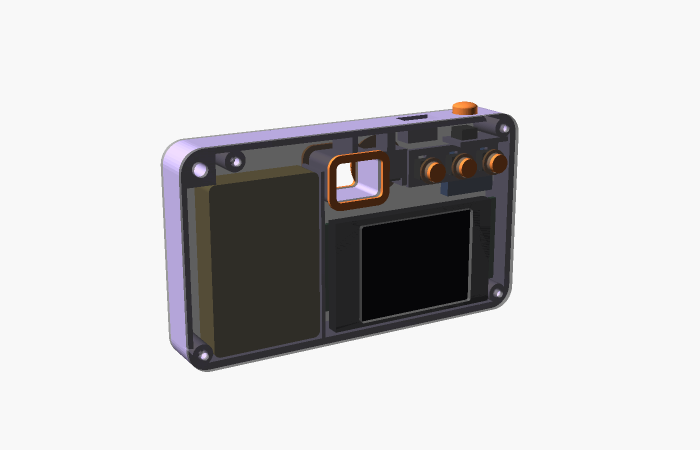
#> input picture cad/renders/back.png, 1400 x 900 px, given in place of DSC_0013.JPG, which was not available (shown at 1/2 size)
$ python screen_compare.py
#> lines starting #> are read from the running program, lines starting #| are printed output that depends on the picture; pictures that were not available may be replaced by others from this repository, and a replacement may not be noted
#> in main, photo is the input picture: PIL image 1400x900 RGB; mean R, G, B 204, 202.9, 203.6
"""Draw the back of camera 1 to scale with each screen option, showing a real 4:3 photo
the way the camera would display it (whole photo, black bars where the shapes differ).

    python3 screen_compare.py [photo.jpg]   ->  renders/screen-compare.png

Body layout and sizes match instantsnap_body.scad. Screen sizes are Waveshare's published
module and active-area dimensions (landscape); generic modules differ slightly.
"""

import os
import sys

from PIL import Image, ImageDraw, ImageFont

HERE = os.path.dirname(os.path.abspath(__file__))
PHOTO = sys.argv[1] if len(sys.argv) > 1 else os.path.join(HERE, "..", "host", "cache", "DSC_0013.JPG")
OUT = os.path.join(HERE, "renders", "screen-compare.png")

S = 6                     # pixels per mm
W, H, R, WALL = 116, 66, 7, 2.2
PANEL_W, PANEL_H = int(W * S) + 80, int(H * S) + 190

# name, pixels (landscape), module size mm, active area mm, verdict
SCREENS = [
    ("1.14 in", (240, 135), (35.0, 32.0), (24.91, 14.86), "fits"),
    ("1.69 in", (280, 240), (39.0, 31.5), (32.63, 27.97), "fits"),
    ("2.0 in", (320, 240), (58.0, 35.0), (40.80, 30.60), "recommended"),
    ("2.4 in", (320, 240), (70.5, 43.3), (48.96, 36.72), "too big"),
]

BOARD_CX = 46 + 67 / 2    # screen centred over the board, as in the model
SCREEN_Y0 = 3.0

FONT = "/System/Library/Fonts/Helvetica.ttc"


def font(size, bold=False):
    try:
        return ImageFont.truetype(FONT, size, index=1 if bold else 0)
    except OSError:
        return ImageFont.load_default()


def to_px(ox, oy, x, y):
    """Back-view mm (origin bottom-left, y up) to image pixels."""
    return ox + x * S, oy + (H - y) * S


def rect(draw, ox, oy, x, y, w, h, **kw):
    x0, y1 = to_px(ox, oy, x, y)
    x1, y0 = to_px(ox, oy, x + w, y + h)
    r = kw.pop("r", 0)
    draw.rounded_rectangle([x0, y0, x1, y1], radius=r * S, **kw)


def circle(draw, ox, oy, cx, cy, d, **kw):
    x, y = to_px(ox, oy, cx, cy)
    draw.ellipse([x - d * S / 2, y - d * S / 2, x + d * S / 2, y + d * S / 2], **kw)


def fit(photo_size, box):
    pw, ph = photo_size
    bw, bh = box
    k = min(bw / pw, bh / ph)
    return pw * k, ph * k


def panel(photo, spec):
    name, px, module, active, verdict = spec
    img = Image.new("RGBA", (PANEL_W, PANEL_H), (246, 243, 238, 255))
    layer = Image.new("RGBA", img.size, (0, 0, 0, 0))
#> layer: PIL image 776x586 RGBA; every value is 0
    d = ImageDraw.Draw(layer)
    ox, oy = 40, 70

    # top-edge controls stand above the body
    rect(d, ox, oy, 96, H - 0.5, 8, 2.6, r=1.3, fill=(255, 138, 61, 255))           # shutter
    rect(d, ox, oy, 79, H - 0.6, 6, 1.2, r=0.4, fill=(70, 70, 80, 255))             # power switch

    # body: lilac frame seen around the clear back plate
    rect(d, ox, oy, 0, 0, W, H, r=R, fill=(201, 184, 242, 255))
    rect(d, ox, oy, WALL, WALL, W - 2 * WALL, H - 2 * WALL, r=R - WALL, fill=(222, 228, 236, 255))
    # internals seen through the clear plate
    rect(d, ox, oy, 9, 2.6, 35, 52, r=2, fill=(196, 198, 204, 255))                  # battery
    rect(d, ox, oy, 46, 8.5, 67, 28, r=1, fill=(52, 104, 78, 255))                   # board
    rect(d, ox, oy, 95.5, 38.5, 18, 14, r=0.5, fill=(91, 141, 239, 255))             # charge module
    for sx, sy in [(5, 5), (W - 5, 5), (W - 5, H - 5), (17, H - 5)]:
        circle(d, ox, oy, sx, sy, 3.6, fill=(150, 150, 160, 255))
    circle(d, ox, oy, 6, H - 6, 4.2, fill=(246, 243, 238, 255), outline=(150, 140, 180, 255), width=2)  # keychain
    rect(d, ox, oy, 46.8, 43.8, 18.4, 14.4, r=2.4, fill=(255, 138, 61, 255))        # viewfinder trim
    rect(d, ox, oy, 48, 45, 16, 12, r=1.6, fill=(170, 200, 225, 255))                # viewfinder window
    for bx in (84, 96, 108):
        circle(d, ox, oy, bx, 50, 6.0, fill=(255, 138, 61, 255))

    # screen module and its picture
    mw, mh = module
    aw, ah = active
    mx = min(BOARD_CX - mw / 2, W - 5 - 3.2 - 0.6 - mw)   # clear of the screw post, as in the model
    cx = mx + mw / 2
    too_big = verdict == "too big"
    rect(d, ox, oy, mx, SCREEN_Y0, mw, mh, r=1, fill=(30, 34, 52, 235),
         outline=(220, 40, 40, 255) if too_big else None, width=3 if too_big else 0)
    ax, ay = cx - aw / 2, SCREEN_Y0 + (mh - ah) / 2
    rect(d, ox, oy, ax, ay, aw, ah, fill=(0, 0, 0, 255))
    img = Image.alpha_composite(img, layer)

    # the photo, fitted whole inside the active area
    iw, ih = fit(photo.size, (aw, ah))
#> iw = 23.12; ih = 14.86
    pic = photo.resize((max(1, round(iw * S)), max(1, round(ih * S))), Image.LANCZOS)
    px0, py0 = to_px(ox, oy, cx - iw / 2, ay + ah / 2 + ih / 2)
#> px0 = 447.7; py0 = 307.4
    img.paste(pic, (round(px0), round(py0)))

    # captions
    d = ImageDraw.Draw(img)
    fill_pct = round(100 * iw * ih / (aw * ah))
#> fill_pct = 93
    title = f"{name}  ·  {px[0]}×{px[1]}"
    d.text((ox, 14), title, fill=(42, 37, 48), font=font(26, True))
    if verdict == "recommended":
        tw = d.textlength(title, font=font(26, True))
        d.rounded_rectangle([ox + tw + 14, 14, ox + tw + 196, 44], radius=14, fill=(47, 158, 91))
        d.text((ox + tw + 28, 18), "recommended", fill="white", font=font(20, True))
    lines = [
        f"Photo shown {iw:.1f} × {ih:.1f} mm, fills {fill_pct}% of the screen",
        "Same shape as your photos: no bars, live view pixel-for-pixel" if fill_pct == 100 and not too_big
        else ("Doesn't fit: overlaps the viewfinder and buttons, wider than the board bay" if too_big
              else f"Black bars {'left and right' if aw / ah > 4 / 3 else 'top and bottom'}"),
    ]
    yb = oy + H * S + 22
    for i, t in enumerate(lines):
        d.text((ox, yb + i * 30), t, fill=(90, 84, 100) if i else (42, 37, 48), font=font(21))
    return img


def main():
    photo = Image.open(PHOTO).convert("RGB")
    panels = [panel(photo, s) for s in SCREENS]
#> the loop in panel (call 2), `for i, t in enumerate(lines):` made 2 passes
#> t on pass 2: 'Black bars top and bottom'
#> in panel (call 3), `name, px, module, active, verdict = spec`: name = '2.0 in'; px = (320, 240); module = (58, 35); active = (40.8, 30.6); verdict = 'recommended'
#> in panel (call 3), `mw, mh = module`: mw = 58; mh = 35
#> in panel (call 3), `aw, ah = active`: aw = 40.8; ah = 30.6
#> in panel (call 3), `mx = min(BOARD_CX - mw / 2, W - 5 - 3.2 - 0.6 - mw)`: mx = 49.2
#> in panel (call 3), `cx = mx + mw / 2`: cx = 78.2
#> in panel (call 3), `ax, ay = cx - aw / 2, SCREEN_Y0 + (mh - ah) / 2`: ax = 57.8; ay = 5.2
#> in panel (call 3), `iw, ih = fit(photo.size, (aw, ah))`: iw = 40.8; ih = 26.23
#> in panel (call 3), `pic = photo.resize((max(1, round(iw * S)), max(1, round(ih * S))), Ima..`:
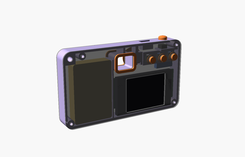
#> pic: PIL image 245x157 RGB; mean R, G, B 204, 202.9, 203.6
#> in panel (call 3), `px0, py0 = to_px(ox, oy, cx - iw / 2, ay + ah / 2 + ih / 2)`: px0 = 386.8; py0 = 264.3
#> in panel (call 3), `img.paste(pic, (round(px0), round(py0)))`:
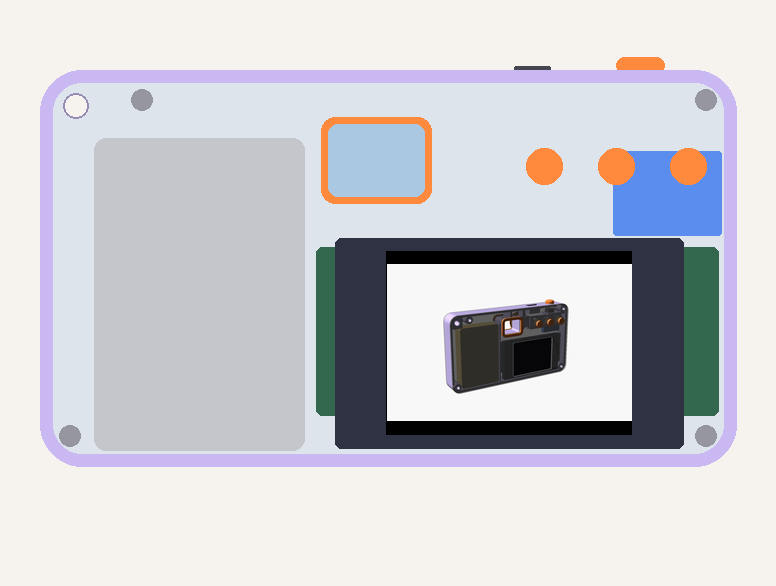
#> img: PIL image 776x586 RGBA; mean R, G, B, A 204.5, 204.4, 209.7, 255
#> in panel (call 3), `fill_pct = round(100 * iw * ih / (aw * ah))`: fill_pct = 86
#> in panel (call 3), `title = f"{name}  ·  {px[0]}×{px[1]}"`: title = '2.0 in  ·  320×240'
#> in panel (call 3), `tw = d.textlength(title, font=font(26, True))`: tw = 235.7
#> the loop in panel (call 3), `for i, t in enumerate(lines):` made 2 passes
#> in panel (call 4), `name, px, module, active, verdict = spec`: name = '2.4 in'; module = (70.5, 43.3); active = (48.96, 36.72); verdict = 'too big'
#> in panel (call 4), `mw, mh = module`: mw = 70.5; mh = 43.3
#> in panel (call 4), `aw, ah = active`: aw = 48.96; ah = 36.72
#> in panel (call 4), `mx = min(BOARD_CX - mw / 2, W - 5 - 3.2 - 0.6 - mw)`: mx = 36.7
#> in panel (call 4), `cx = mx + mw / 2`: cx = 71.95
#> in panel (call 4), `too_big = verdict == "too big"`: too_big = True
#> in panel (call 4), `ax, ay = cx - aw / 2, SCREEN_Y0 + (mh - ah) / 2`: ax = 47.47; ay = 6.29
#> in panel (call 4), `img = Image.alpha_composite(img, layer)`:
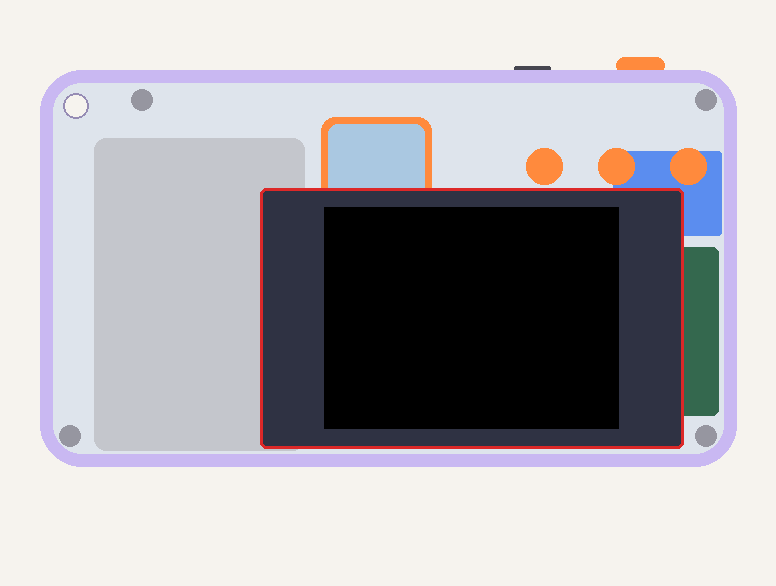
#> img: PIL image 776x586 RGBA; mean R, G, B, A 175.3, 172.9, 177.7, 255
#> in panel (call 4), `iw, ih = fit(photo.size, (aw, ah))`: iw = 48.96; ih = 31.47
#> in panel (call 4), `pic = photo.resize((max(1, round(iw * S)), max(1, round(ih * S))), Ima..`:
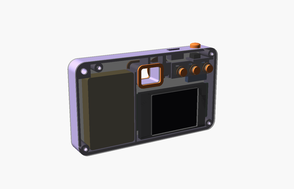
#> pic: PIL image 294x189 RGB; mean R, G, B 204, 202.9, 203.6
#> in panel (call 4), `px0, py0 = to_px(ox, oy, cx - iw / 2, ay + ah / 2 + ih / 2)`: px0 = 324.8; py0 = 223.7
#> in panel (call 4), `img.paste(pic, (round(px0), round(py0)))`:
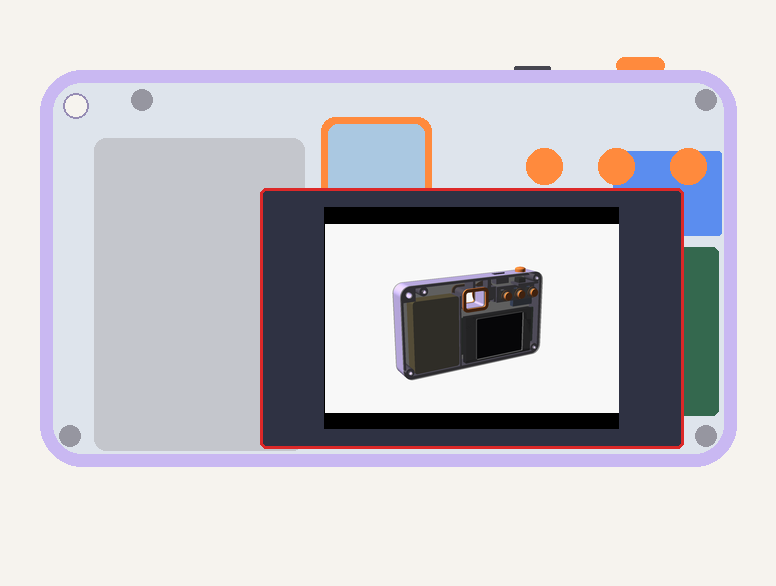
#> img: PIL image 776x586 RGBA; mean R, G, B, A 200.2, 197.7, 202.6, 255
#> in panel (call 4), `title = f"{name}  ·  {px[0]}×{px[1]}"`: title = '2.4 in  ·  320×240'
#> the loop in panel (call 4), `for i, t in enumerate(lines):` made 2 passes
#> panels = 4 items
    sheet = Image.new("RGB", (PANEL_W * 2, PANEL_H * 2 + 70), (246, 243, 238))
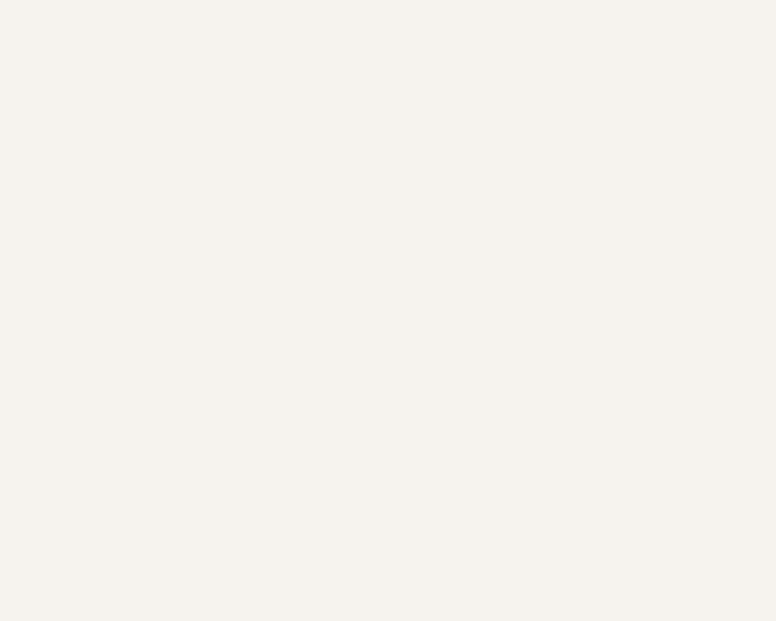
#> sheet: PIL image 1552x1242 RGB (shown at 1/2 size); mean R, G, B 246, 243, 238
    d = ImageDraw.Draw(sheet)
    d.text((40, 22), "Camera 1, back view, to scale (116 × 66 mm body). Photos are 4:3.",
           fill=(42, 37, 48), font=font(28, True))
    for i, p in enumerate(panels):
        sheet.paste(p, ((i % 2) * PANEL_W, 70 + (i // 2) * PANEL_H))
#> this loop made 4 passes
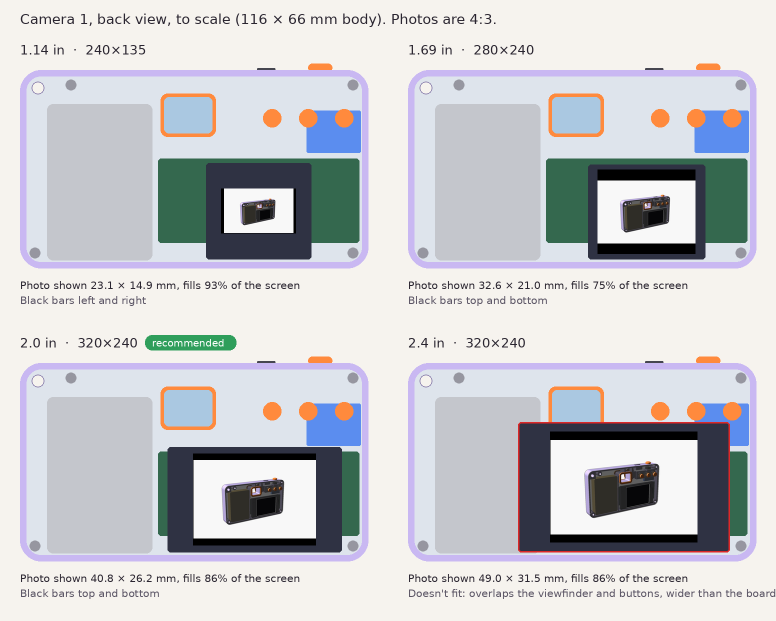
#> sheet: PIL image 1552x1242 RGB (shown at 1/2 size); mean R, G, B 201.2, 202, 205.9
    # 10 mm scale bar
    x0, y0 = PANEL_W * 2 - 40 - 10 * S, 34
    d.line([x0, y0, x0 + 10 * S, y0], fill=(42, 37, 48), width=3)
    d.text((x0 - 70, y0 - 13), "10 mm", fill=(42, 37, 48), font=font(20))
    sheet.save(OUT)
    print(OUT)


if __name__ == "__main__":
    main()

$ run again, on cad/renders/exploded.png
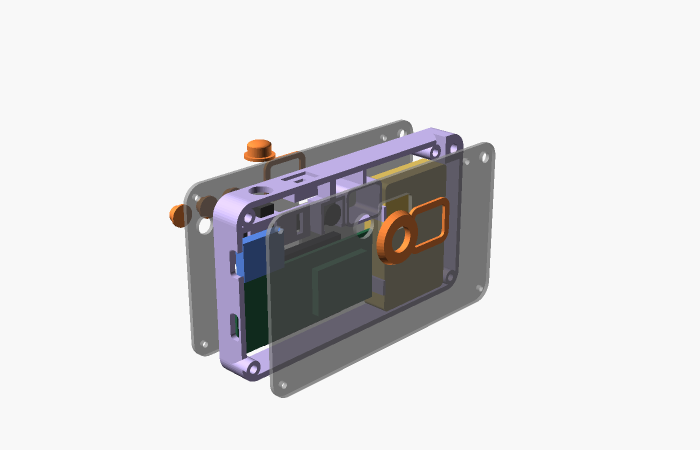
#> input picture cad/renders/exploded.png, 1400 x 900 px (shown at 1/2 size)
#> in main, photo is the input picture: PIL image 1400x900 RGB; mean R, G, B 219.3, 218.3, 219.4
#> layer: PIL image 776x586 RGBA; every value is 0
#> pic: PIL image 196x126 RGB
#> the loop in panel (call 2), `for i, t in enumerate(lines):` made 2 passes
#> t on pass 2: 'Black bars top and bottom'
#> pic: PIL image 245x157 RGB
#> name = '2.4 in'; module = (70.5, 43.3); active = (48.96, 36.72); verdict = 'too big'
#> mw = 70.5; mh = 43.3
#> aw = 48.96; ah = 36.72
#> mx = 36.7
#> cx = 71.95
#> too_big = True
#> ax = 47.47; ay = 6.29
#> iw = 48.96; ih = 31.47
#> pic: PIL image 294x189 RGB
#> px0 = 324.8; py0 = 223.7
#> in panel (call 4), `img.paste(pic, (round(px0), round(py0)))`:
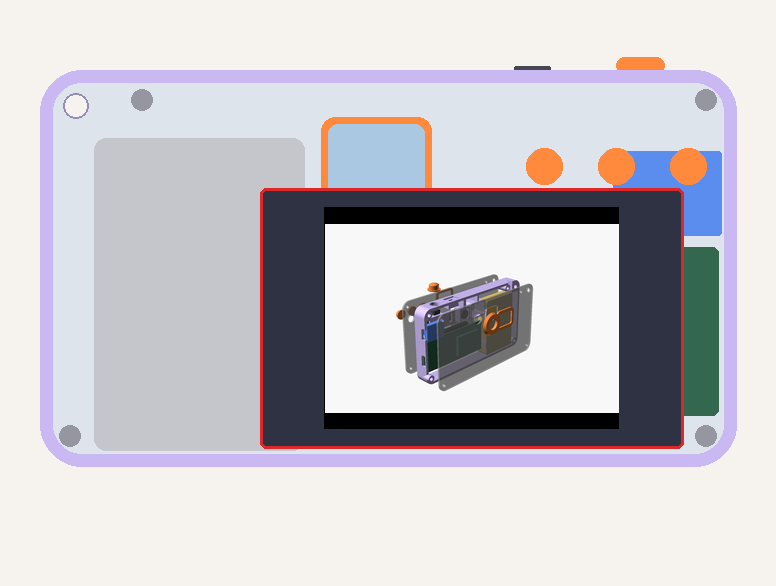
#> img: PIL image 776x586 RGBA; mean R, G, B, A 202.1, 199.6, 204.6, 255
#> title = '2.4 in  ·  320×240'
#> the loop in panel (call 4), `for i, t in enumerate(lines):` made 2 passes
#> panels = 4 items
#> the loop in main, `for i, p in enumerate(panels):` made 4 passes
#> after the loop in main, `for i, p in enumerate(panels):`:
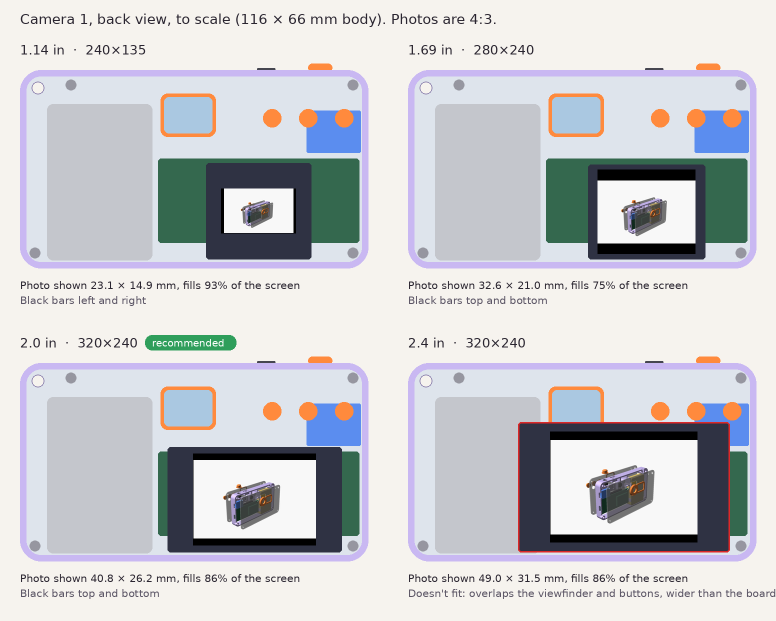
#> sheet: PIL image 1552x1242 RGB (shown at 1/2 size); mean R, G, B 202.3, 203, 207

$ run again, on cad/renders/frame_print.png
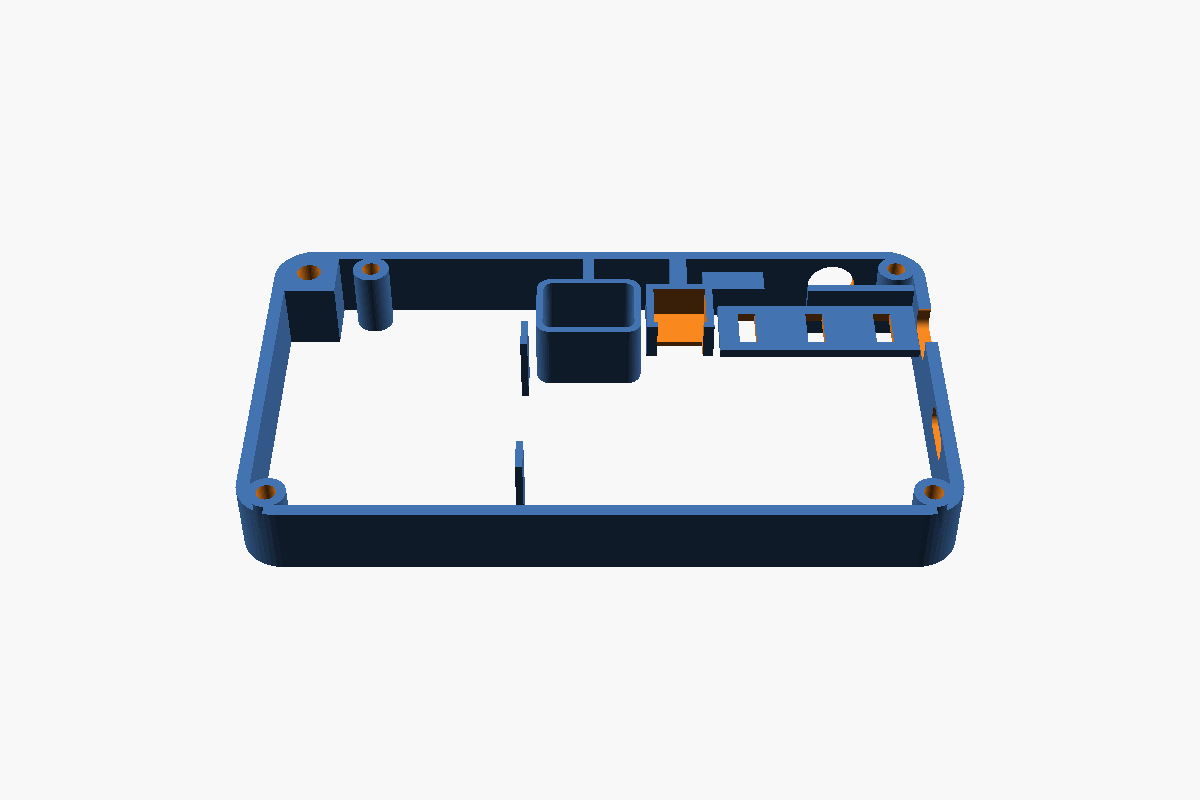
#> input picture cad/renders/frame_print.png, 1200 x 800 px
#> in main, photo is the input picture: PIL image 1200x800 RGB; mean R, G, B 222.8, 225.3, 228.5
#> layer: PIL image 776x586 RGBA; every value is 0
#> pic: PIL image 196x131 RGB
#> the loop in panel (call 2), `for i, t in enumerate(lines):` made 2 passes
#> t on pass 2: 'Black bars top and bottom'
#> pic: PIL image 245x163 RGB
#> name = '2.4 in'; module = (70.5, 43.3); active = (48.96, 36.72); verdict = 'too big'
#> mw = 70.5; mh = 43.3
#> aw = 48.96; ah = 36.72
#> mx = 36.7
#> cx = 71.95
#> too_big = True
#> ax = 47.47; ay = 6.29
#> iw = 48.96; ih = 32.64
#> pic: PIL image 294x196 RGB
#> px0 = 324.8; py0 = 220.2
#> in panel (call 4), `img.paste(pic, (round(px0), round(py0)))`:
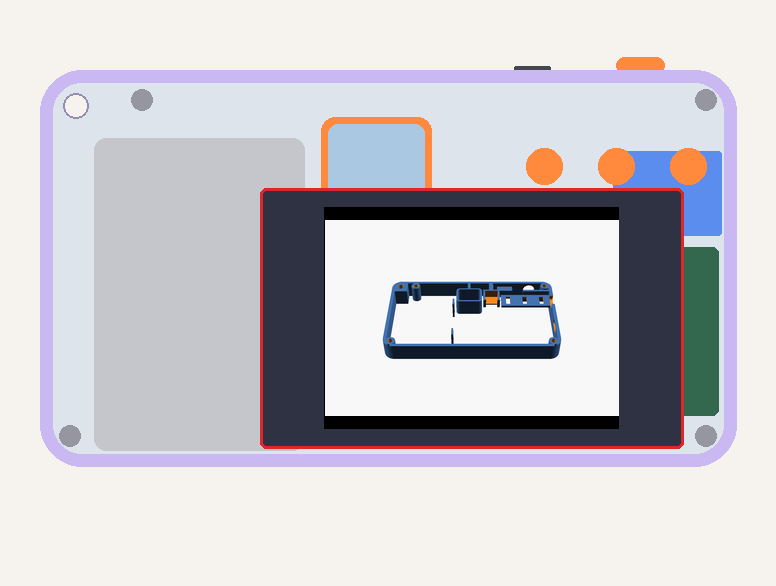
#> img: PIL image 776x586 RGBA; mean R, G, B, A 203.5, 201.5, 206.7, 255
#> title = '2.4 in  ·  320×240'
#> the loop in panel (call 4), `for i, t in enumerate(lines):` made 2 passes
#> panels = 4 items
#> the loop in main, `for i, p in enumerate(panels):` made 4 passes
#> after the loop in main, `for i, p in enumerate(panels):`:
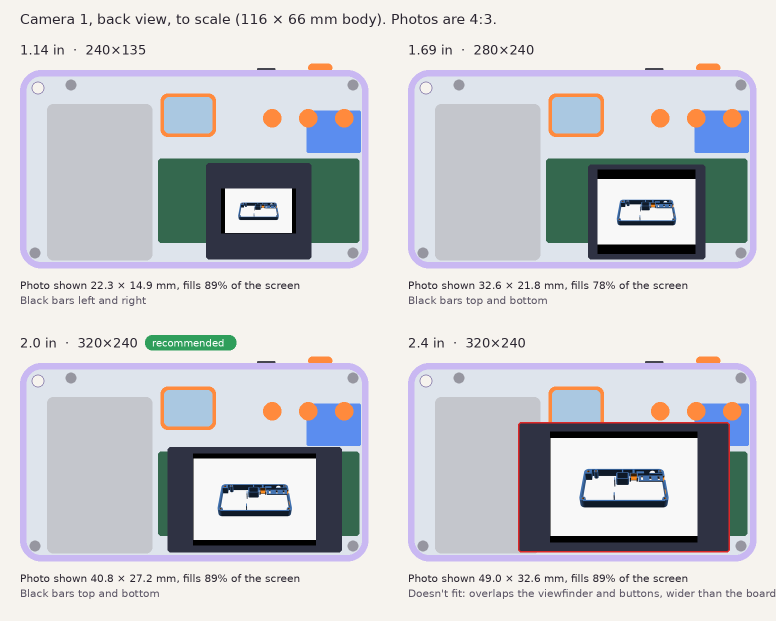
#> sheet: PIL image 1552x1242 RGB (shown at 1/2 size); mean R, G, B 203, 204, 208.1
